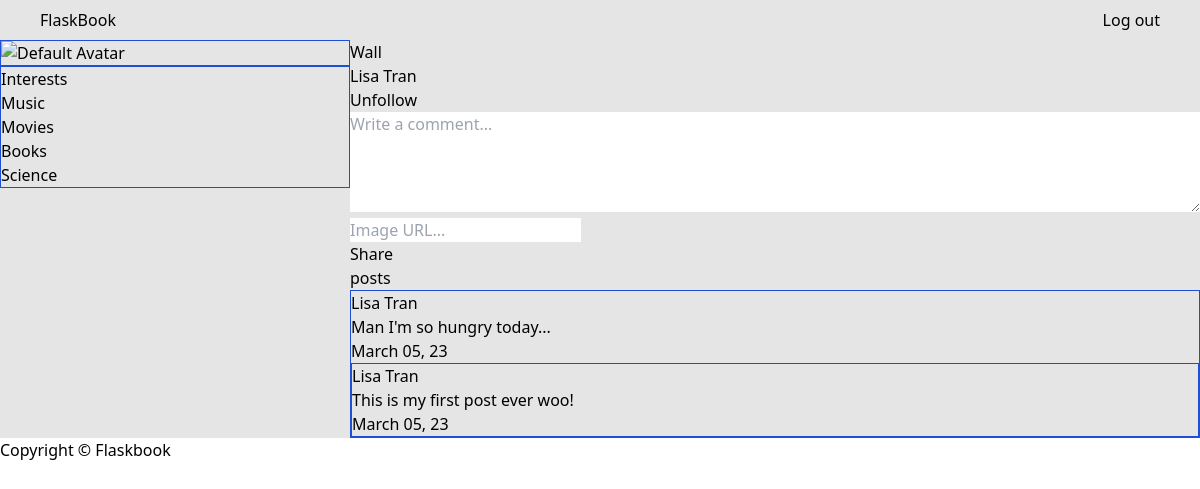
Screenshot of /LiLi/ (signed in) with the database file from the repository.
### flaskbook_app/models.py (models this page shows, shortened)
class Interest(db.Model):
    id = db.Column(db.Integer, primary_key=True)
    name = db.Column(db.String(20), unique=True, nullable=False)
    user_interests = db.relationship('UserInterest', backref='interest', lazy=True)

class User(UserMixin, db.Model):
    id = db.Column(db.Integer, primary_key=True)
    username = db.Column(db.String(20), unique=True, nullable=False)
    password = db.Column(db.String(200), nullable=False)
    first_name = db.Column(db.String(40), nullable=False)
    last_name = db.Column(db.String(40), nullable=False)
    created_at = db.Column(db.DateTime, default=datetime.utcnow, nullable=False)
    user_interests = db.relationship('UserInterest', backref='user', lazy=True)
    avatar = db.Column(db.String(255), default='https://t4.ftcdn.net/jpg/00/64/67/63/360_F_64676383_LdbmhiNM6Ypzb3FM4PPuFP9rHe7ri8Ju.jpg')
    followed = db.relationship(
        'Follow',
        foreign_keys=[Follow.follower_id],
        backref='follower',
        lazy='dynamic',
    )
    followers = db.relationship(
        'Follow',
        foreign_keys=[Follow.followed_id],
        backref='followed',
        lazy='dynamic',
    )
    def is_following(self, user):
        return self.followed.filter_by(followed_id=user.id).first() is not None

class Post(db.Model):
    id = db.Column(db.Integer, primary_key=True)
    content = db.Column(db.String(1000), nullable=False)
    photo = db.Column(db.String(255))
    created_at = db.Column(db.DateTime, default=datetime.utcnow, nullable=False)
    author_id = db.Column(db.Integer, db.ForeignKey('user.id'), nullable=False)
    receiver_id = db.Column(db.Integer, db.ForeignKey('user.id'), nullable=False)
    author = db.relationship('User', backref='posts', lazy=True, foreign_keys=[author_id])
    receiver = db.relationship('User', backref='receieved_posts', lazy=True, foreign_keys=[receiver_id])

### flaskbook_app/main/routes.py (the view)
@main.route("/<username>/")
@login_required
def user_profile(username):
    form = PostForm()
    user = User.query.filter_by(username=username).first_or_404()
    posts = Post.query.filter_by(receiver_id=user.id).order_by(Post.created_at.desc()).all()
    interests = []
    for interest in user.user_interests:
        interests.append(interest.interest.name)
    return render_template("profile.html", user=user, current_user=current_user, interests=interests, form=form, posts=posts)

### flaskbook_app/main/forms.py
class PostForm(FlaskForm):
    content = TextAreaField('Comment', validators=[DataRequired()], render_kw={"placeholder": "Write a comment..."})
    image = StringField('Image', render_kw={"placeholder": "Image URL..."})
    submit = SubmitField('Share')

### flaskbook_app/extensions.py (called while the page is built)
@login_manager.user_loader
def load_user(user_id):
    return User.query.get(user_id)

### flaskbook_app/templates/profile.html (shortened to what this page needs)
{% extends 'base.html' %} {% block content %}
<section class="h-full w-full bg-neutral-200 flex">
  <section>
    <div class="w-[350px] border border-blue-700">
      {% if user.avatar %}
      <img src="{{ user.avatar }}" class="object-cover" alt="" />
      {% else %}
      <img
        src="https://t4.ftcdn.net/jpg/00/64/67/63/360_F_64676383_LdbmhiNM6Ypzb3FM4PPuFP9rHe7ri8Ju.jpg"
        class="object-cover"
        alt="Default Avatar"
      />
      {% endif %}
    </div>
    <div class="w-[350px] border border-blue-700">
      <h2>Interests</h2>
      <ul>
        {% for interest in interests %}
        <li>{{ interest }}</li>
        {% endfor %}
      </ul>
    </div>
  </section>
  <section class="w-full">
    <h2>Wall</h2>
    <h2>{{ user.first_name }} {{ user.last_name }}</h2>
    {% if current_user.username != user.username %} {% if current_user.is_following(user) %}
    <form action="{{ url_for('main.unfollow', user_id=user.id) }}" method="POST">
      <button type="submit" class="btn btn-primary">Unfollow</button>
    </form>
    {% else %}
    <form action="{{ url_for('main.follow', user_id=user.id) }}" method="POST">
      <button type="submit" class="btn btn-primary">Follow</button>
    </form>
    {% endif %} {% endif %}
    <form method="POST" action="{{ url_for('main.create_post', user_id=user.id)}}">
      <div class="form-group">{{ form.content(class="w-full h-[100px]") }}</div>
      <div class="form-group">{{ form.image(class="form-control") }}</div>
      {{ form.submit(class="btn btn-primary") }}
    </form>
    <div>
      <h2>posts</h2>
      {% for post in posts %}
      <div class="border border-blue-700">
        <p>{{ post.author.first_name}} {{ post.author.last_name }}</p>
        <p>{{ post.content }}</p>
        <p>{{ post.created_at.strftime('%B %d, %y') }}</p>
        {% endfor %}
    </div>
  </section>
</section>
{% endblock %}

### rows the page displays
Interest: name "Music"
Interest: name "Movies"
Interest: name "Books"
Interest: name "Science"
User: first_name "Lisa", last_name "Tran"
Post: author.first_name "Lisa", author.last_name "Tran", content "Man I'm so hungry today...", created_at "March 05, 23"
Post: author.first_name "Lisa", author.last_name "Tran", content "This is my first post ever woo!", created_at "March 05, 23"
